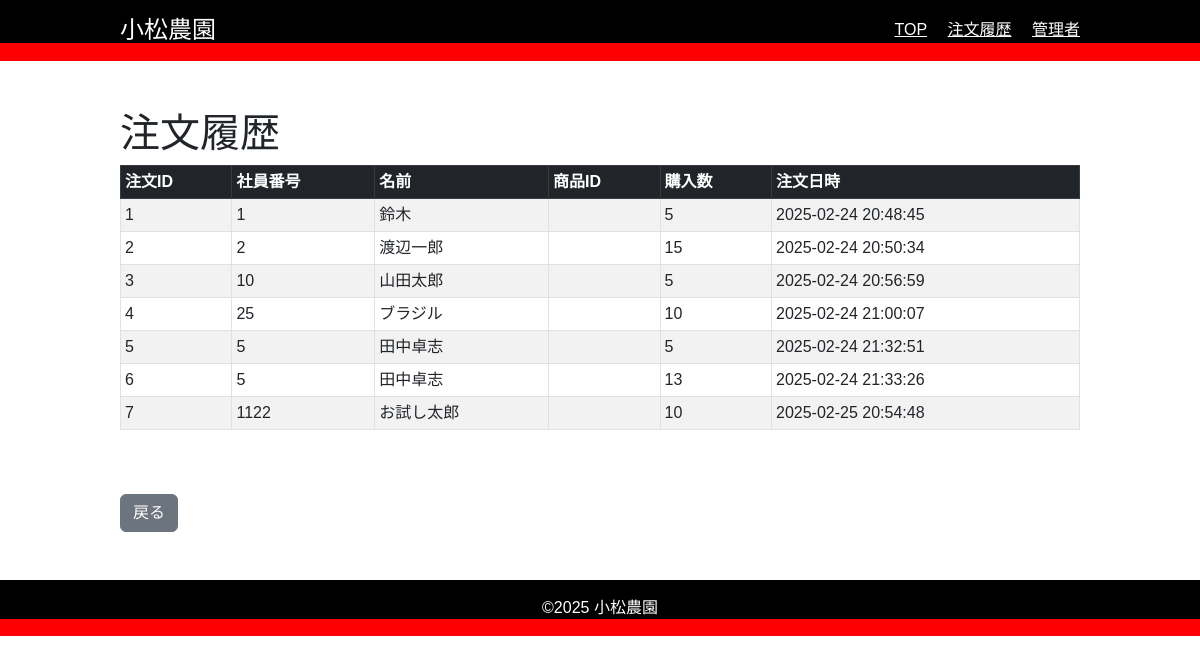
The page /orders on the database its author committed.
### app.py (models this page shows)
class Orders(db.Model):
    id = db.Column(db.Integer, primary_key=True)
    employee_id = db.Column(db.String(50), nullable=False)
    name = db.Column(db.String(100), nullable=False)
    vegetable_id = db.Column(db.Integer, db.ForeignKey('vegetables.id'), nullable=False)
    quantity = db.Column(db.Integer, nullable=False)
    order_date = db.Column(db.String(100), nullable=False)

### app.py (the view)
@app.route('/orders')
def order_history():
    orders = db.session.query(
        Orders.id,
        Orders.employee_id,
        Orders.name,
        Vegetables.name.label("vegetable_name"),
        (Vegetables.price * Orders.quantity).label("total_price"),
        Orders.quantity,
        Orders.order_date
    ).join(Vegetables, Orders.vegetable_id == Vegetables.id).all()
    return render_template('orders.html', orders=orders)

### templates/orders.html (shortened to what this page needs)
<!DOCTYPE html>
<html lang="ja">
<head>
    <link href="https://cdn.jsdelivr.net/npm/bootstrap@5.3.0/dist/css/bootstrap.min.css" rel="stylesheet">
    <link rel="stylesheet" href="../static/style.css">
</head>
<body>
    <header class="header-footer text-white py-3">
        <div class="container-custom d-flex justify-content-between align-items-center">
            <h1 class="h4 mb-0">小松農園</h1>
            <nav>
                <a href="index.html" class="text-white me-3">TOP</a>
                <a href="order-history.html" class="text-white me-3">注文履歴</a>
                <a href="admin-settings.html" class="text-white">管理者</a>
            </nav>
        </div>
    </header>
    <div class="container-custom">
        <h1 class="text-start mt-5">注文履歴</h1>
        <div class="table-responsive">
            <table class="table table-striped table-bordered table-sm">
                <thead class="table-dark">
                    <tr>
                        <th>注文ID</th>
                        <th>社員番号</th>
                        <th>名前</th>
                        <th>商品ID</th>
                        <th>購入数</th>
                        <th>注文日時</th>
                    </tr>
                </thead>
                <tbody>
                    {% for order in orders %}
                    <tr>
                        <td>{{ order.id }}</td>
                        <td>{{ order.employee_id }}</td>
                        <td>{{ order.name }}</td>
                        <td>{{ order.vegetable_id }}</td>
                        <td>{{ order.quantity }}</td>
                        <td>{{ order.order_date }}</td>
                    </tr>
                    {% else %}
                    <tr>
                        <td colspan="6" class="text-center">注文履歴がありません。</td>
                    </tr>
                    {% endfor %}
                </tbody>
            </table>
        </div>
        <div class="mt-5">
            <a href="{{ url_for('index') }}" class="btn btn-secondary">戻る</a>
        </div>
    </div>
    <footer class="header-footer text-white text-center py-3 mt-5">
        <p class="mb-0">&copy;2025 小松農園</p>
    </footer>
</body>
</html>

### static/style.css (style rules this page uses)
body { font-family: Arial, sans-serif; margin: 0; padding: 0; }
.container-custom { max-width: 960px; margin: 0 auto; }

### static/header.css (style rules this page uses)
.header-footer { background: linear-gradient(to bottom, black 70%, red 30%); color: white; }

### static/layout.css (style rules this page uses)
.container-custom { max-width: 960px; margin: 0 auto; }

### rows shown on the page
Orders: id "1", employee_id "1", name "鈴木", quantity "5", order_date "2025-02-24 20:48:45"
Orders: id "2", employee_id "2", name "渡辺一郎", quantity "15", order_date "2025-02-24 20:50:34"
Orders: id "3", employee_id "10", name "山田太郎", quantity "5", order_date "2025-02-24 20:56:59"
Orders: id "4", employee_id "25", name "ブラジル", quantity "10", order_date "2025-02-24 21:00:07"
Orders: id "5", employee_id "5", name "田中卓志", quantity "5", order_date "2025-02-24 21:32:51"
Orders: id "6", employee_id "5", name "田中卓志", quantity "13", order_date "2025-02-24 21:33:26"
Orders: id "7", employee_id "1122", name "お試し太郎", quantity "10", order_date "2025-02-25 20:54:48"
